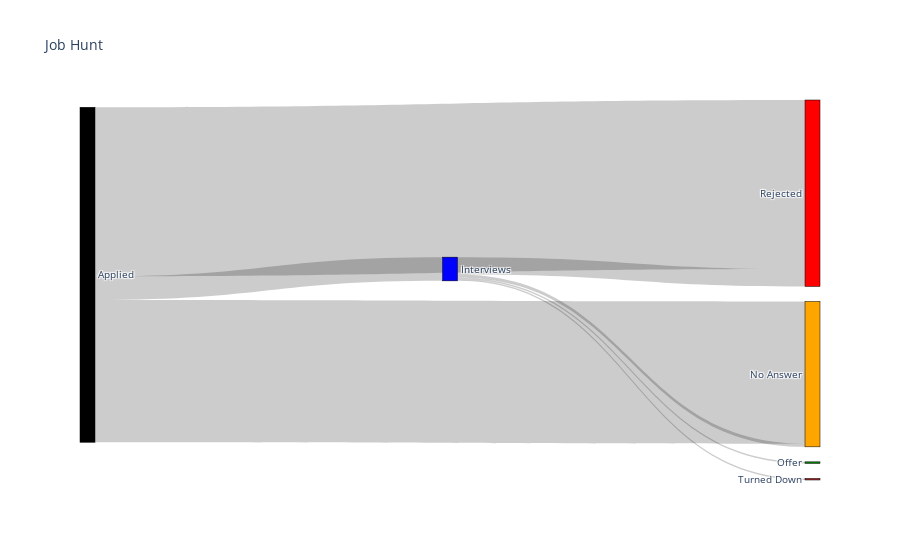

The code cell stored with this chart in its notebook:
### Markdown cell above
## Sankey Visualisation

### Code cell
fig = go.Figure(data=[go.Sankey(
    node = dict(
      pad = 15,
      thickness = 15,
      line = dict(color = "black", width = 0.5),
      label = ["Applied", "No Answer", "Rejected", "Interviews", "Offer", "Turned Down"],
      color = ["black", "orange", "red", "blue", "green", "brown"]
    ),
    link = dict(
      source = source,
      target = target,
      value = value,
  ))])

fig.update_layout(title_text="Job Hunt", font_size=10)
fig.show()

### Figure 1 — Plotly figure (JSON) as saved in the notebook; plotly's stock layout.template omitted (floating-point values rounded to 4 significant figures)
{"data": [{"link": {"label": ["BlaBla"], "source": [0, 0, 3, 3, 0, 3, 3], "target": [1, 3, 4, 5, 2, 2, 1], "value": [90, 15, 1, 1, 107, 11, 2]}, "node": {"color": ["black", "orange", "red", "blue", "green", "brown"], "label": ["Applied", "No Answer", "Rejected", "Interviews", "Offer", "Turned Down"], "line": {"color": "black", "width": 0.5}, "pad": 15, "thickness": 15}, "type": "sankey"}], "layout": {"font": {"size": 10}, "title": {"text": "Job Hunt"}}}
